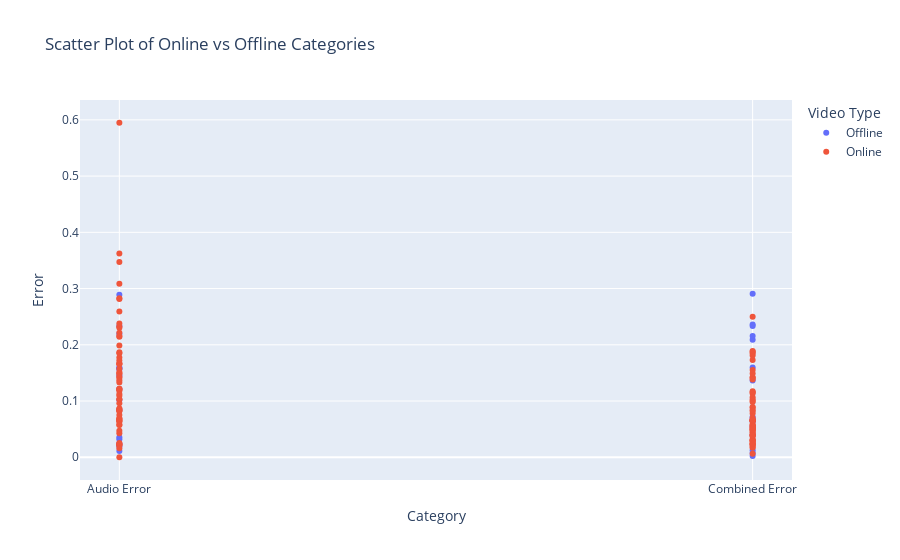

The code cell stored with this chart in its notebook:
### Code cell
import plotly.express as px
import pandas as pd

# Create the scatter plot
fig = px.scatter(final_temp, x="Category", y="Error", color='Video Type', title='Scatter Plot of Online vs Offline Categories')

# Show the plot
fig.show()

### Figure 1 — Plotly figure (JSON) as saved in the notebook; plotly's stock layout.template omitted (floating-point values rounded to 4 significant figures)
{"data": [{"hovertemplate": "Video Type=Offline<br>Category=%{x}<br>Error=%{y}<extra></extra>", "legendgroup": "Offline", "marker": {"color": "#636efa", "symbol": "circle"}, "mode": "markers", "name": "Offline", "orientation": "v", "showlegend": true, "type": "scatter", "x": ["Audio Error", "Audio Error", "Audio Error", "Audio Error", "Audio Error", "Audio Error", "Audio Error", "Audio Error", "Audio Error", "Audio Error", "Audio Error", "Audio Error", "Audio Error", "Audio Error", "Audio Error", "Combined Error", "Combined Error", "Combined Error", "Combined Error", "Combined Error", "Combined Error", "Combined Error", "Combined Error", "Combined Error", "Combined Error", "Combined Error", "Combined Error", "Combined Error", "Combined Error", "Combined Error"], "xaxis": "x", "y": [0.2891, 0.1456, 0.03182, 0.1579, 0.2333, 0.1598, 0.1019, 0.01098, 0.03564, 0.08441, 0.1214, 0.02402, 0.2194, 0.01942, 0.1569, 0.2908, 0.01266, 0.06364, 0.2089, 0.2333, 0.1365, 0.2158, 0.007684, 0.0396, 0.07151, 0.1594, 0.05405, 0.2361, 0.002427, 0.06787], "yaxis": "y"}, {"hovertemplate": "Video Type=Online<br>Category=%{x}<br>Error=%{y}<extra></extra>", "legendgroup": "Online", "marker": {"color": "#EF553B", "symbol": "circle"}, "mode": "markers", "name": "Online", "orientation": "v", "showlegend": true, "type": "scatter", "x": ["Audio Error", "Audio Error", "Audio Error", "Audio Error", "Audio Error", "Audio Error", "Audio Error", "Audio Error", "Audio Error", "Audio Error", "Audio Error", "Audio Error", "Audio Error", "Audio Error", "Audio Error", "Audio Error", "Audio Error", "Audio Error", "Audio Error", "Audio Error", "Audio Error", "Audio Error", "Audio Error", "Audio Error", "Audio Error", "Audio Error", "Audio Error", "Audio Error", "Audio Error", "Audio Error", "Audio Error", "Audio Error", "Audio Error", "Audio Error", "Audio Error", "Audio Error", "Audio Error", "Audio Error", "Audio Error", "Audio Error", "Audio Error", "Audio Error", "Audio Error", "Audio Error", "Audio Error", "Audio Error", "Audio Error", "Audio Error", "Audio Error", "Audio Error", "Audio Error", "Audio Error", "Audio Error", "Audio Error", "Audio Error", "Audio Error", "Audio Error", "Audio Error", "Audio Error", "Audio Error", "Audio Error", "Combined Error", "Combined Error", "Combined Error", "Combined Error", "Combined Error", "Combined Error", "Combined Error", "Combined Error", "Combined Error", "Combined Error", "Combined Error", "Combined Error", "Combined Error", "Combined Error", "Combined Error", "Combined Error", "Combined Error", "Combined Error", "Combined Error", "Combined Error", "Combined Error", "Combined Error", "Combined Error", "Combined Error", "Combined Error", "Combined Error", "Combined Error", "Combined Error", "Combined Error", "Combined Error", "Combined Error", "Combined Error", "Combined Error", "Combined Error", "Combined Error", "Combined Error", "Combined Error", "Combined Error", "Combined Error", "Combined Error", "Combined Error", "Combined Error", "Combined Error", "Combined Error", "Combined Error", "Combined Error", "Combined Error", "Combined Error", "Combined Error", "Combined Error", "Combined Error", "Combined Error", "Combined Error", "Combined Error", "Combined Error", "Combined Error", "Combined Error", "Combined Error", "Combined Error", "Combined Error", "Combined Error"], "xaxis": "x", "y": [0.02408, 0.1667, 0.1515, 0.122, 0.1027, 0.1773, 0.08658, 0, 0.06329, 0.08333, 0.06667, 0.08571, 0.2827, 0.09596, 0.2325, 0.3622, 0.02222, 0.1202, 0.06489, 0.3086, 0.02092, 0.08209, 0.1416, 0.1182, 0.06909, 0.1667, 0.1481, 0.07512, 0.1033, 0.1575, 0.0226, 0.02525, 0.1212, 0.2301, 0.1987, 0.2143, 0.04268, 0.3472, 0.2814, 0.06504, 0.1092, 0.1125, 0.05752, 0.06897, 0.04717, 0.01579, 0.5949, 0.1492, 0.1433, 0.08268, 0.1653, 0.259, 0.1328, 0.05769, 0.1848, 0.2378, 0.2215, 0.2155, 0.1371, 0.1867, 0.1721, 0.02408, 0.04444, 0.02273, 0.02439, 0.1027, 0.03636, 0.06494, 0.00641, 0.03165, 0.04902, 0.05926, 0.04898, 0.173, 0.0303, 0.155, 0.1135, 0.07778, 0.03876, 0.03053, 0.1875, 0.02092, 0.08955, 0.1416, 0.1, 0.02909, 0.1423, 0.06584, 0.06573, 0.07042, 0.05479, 0.01695, 0.0404, 0.05303, 0.0885, 0.04487, 0.09821, 0.01829, 0.05699, 0.05025, 0.04878, 0.05677, 0.06563, 0.08407, 0.04023, 0.0283, 0.05263, 0.1385, 0.03867, 0.06433, 0.1811, 0.1488, 0.06475, 0.1172, 0.1154, 0.1848, 0.1888, 0.08228, 0.0663, 0.25, 0.0241, 0.1066], "yaxis": "y"}], "layout": {"legend": {"title": {"text": "Video Type"}, "tracegroupgap": 0}, "title": {"text": "Scatter Plot of Online vs Offline Categories"}, "xaxis": {"anchor": "y", "domain": [0, 1], "title": {"text": "Category"}}, "yaxis": {"anchor": "x", "domain": [0, 1], "title": {"text": "Error"}}}}
